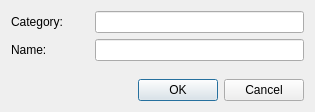
<?xml version="1.0" encoding="UTF-8"?>
<ui version="4.0">
 <class>Dialog_addtemplate</class>
 <widget class="QDialog" name="Dialog_addtemplate">
  <property name="geometry">
   <rect>
    <x>0</x>
    <y>0</y>
    <width>315</width>
    <height>112</height>
   </rect>
  </property>
  <property name="windowTitle">
   <string>Add object as template</string>
  </property>
  <layout class="QGridLayout" name="gridLayout">
   <item row="1" column="0">
    <widget class="QLabel" name="label_name">
     <property name="text">
      <string>Name:</string>
     </property>
    </widget>
   </item>
   <item row="1" column="1">
    <spacer name="horizontalSpacer_2">
     <property name="orientation">
      <enum>Qt::Horizontal</enum>
     </property>
     <property name="sizeType">
      <enum>QSizePolicy::Fixed</enum>
     </property>
     <property name="sizeHint" stdset="0">
      <size>
       <width>20</width>
       <height>20</height>
      </size>
     </property>
    </spacer>
   </item>
   <item row="1" column="2">
    <widget class="QLineEdit" name="lineEdit_template_name"/>
   </item>
   <item row="4" column="0" colspan="3">
    <layout class="QHBoxLayout">
     <property name="spacing">
      <number>6</number>
     </property>
     <property name="margin">
      <number>0</number>
     </property>
     <item>
      <spacer name="horizontalSpacer">
       <property name="orientation">
        <enum>Qt::Horizontal</enum>
       </property>
       <property name="sizeHint" stdset="0">
        <size>
         <width>40</width>
         <height>20</height>
        </size>
       </property>
      </spacer>
     </item>
     <item>
      <widget class="QPushButton" name="okButton">
       <property name="text">
        <string>OK</string>
       </property>
      </widget>
     </item>
     <item>
      <widget class="QPushButton" name="cancelButton">
       <property name="text">
        <string>Cancel</string>
       </property>
      </widget>
     </item>
    </layout>
   </item>
   <item row="3" column="2">
    <spacer name="verticalSpacer">
     <property name="orientation">
      <enum>Qt::Vertical</enum>
     </property>
     <property name="sizeHint" stdset="0">
      <size>
       <width>20</width>
       <height>40</height>
      </size>
     </property>
    </spacer>
   </item>
   <item row="0" column="2">
    <widget class="QLineEdit" name="lineEdit_template_category">
     <property name="toolTip">
      <string>Set a category for the tempalte - usefull for easy sorting</string>
     </property>
    </widget>
   </item>
   <item row="0" column="0">
    <widget class="QLabel" name="label_category">
     <property name="toolTip">
      <string>Set a category for the tempalte - usefull for easy sorting</string>
     </property>
     <property name="text">
      <string>Category:</string>
     </property>
    </widget>
   </item>
   <item row="0" column="1">
    <spacer name="horizontalSpacer_3">
     <property name="orientation">
      <enum>Qt::Horizontal</enum>
     </property>
     <property name="sizeType">
      <enum>QSizePolicy::Fixed</enum>
     </property>
     <property name="sizeHint" stdset="0">
      <size>
       <width>20</width>
       <height>20</height>
      </size>
     </property>
    </spacer>
   </item>
  </layout>
 </widget>
 <resources/>
 <connections>
  <connection>
   <sender>okButton</sender>
   <signal>clicked()</signal>
   <receiver>Dialog_addtemplate</receiver>
   <slot>accept()</slot>
   <hints>
    <hint type="sourcelabel">
     <x>278</x>
     <y>253</y>
    </hint>
    <hint type="destinationlabel">
     <x>96</x>
     <y>254</y>
    </hint>
   </hints>
  </connection>
  <connection>
   <sender>cancelButton</sender>
   <signal>clicked()</signal>
   <receiver>Dialog_addtemplate</receiver>
   <slot>reject()</slot>
   <hints>
    <hint type="sourcelabel">
     <x>369</x>
     <y>253</y>
    </hint>
    <hint type="destinationlabel">
     <x>179</x>
     <y>282</y>
    </hint>
   </hints>
  </connection>
 </connections>
</ui>
